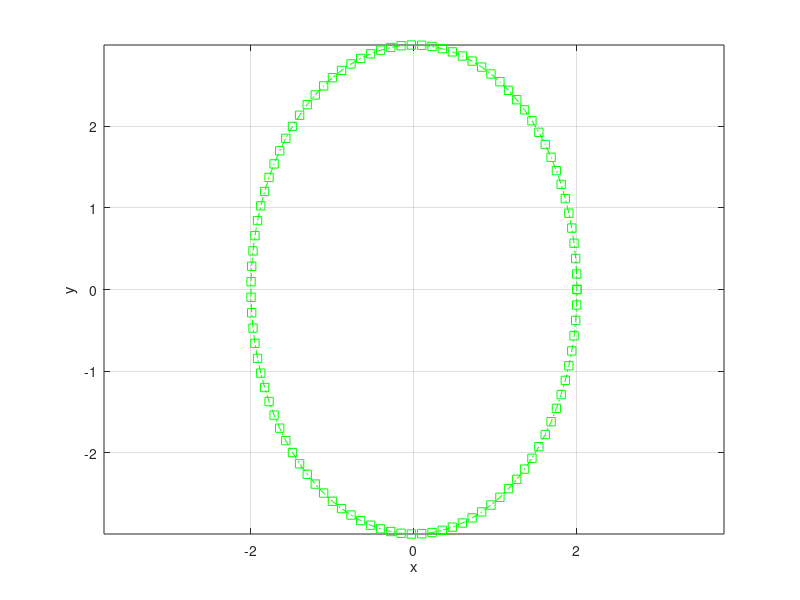
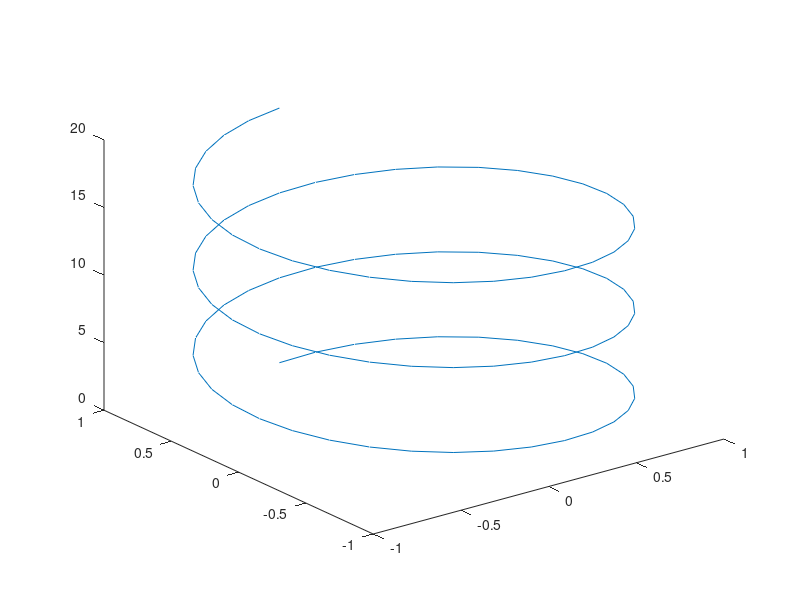
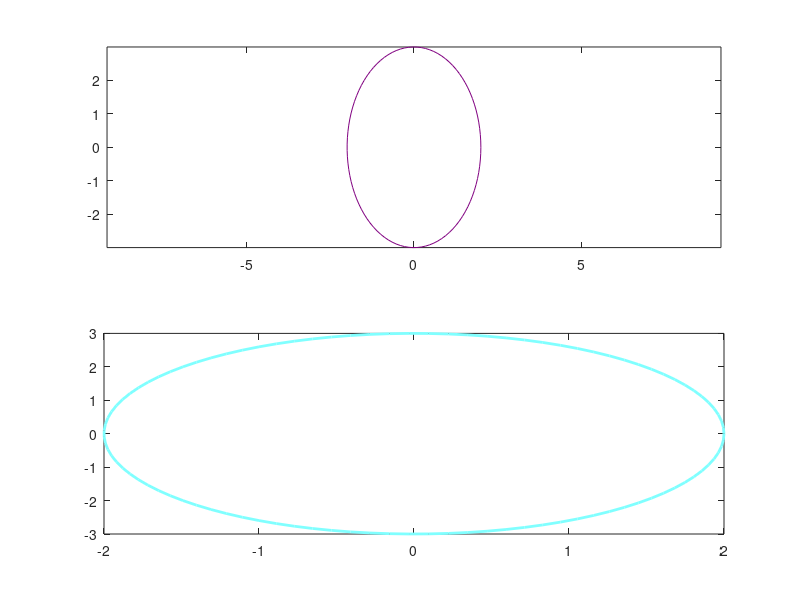

These figures' MATLAB source, in order:
clc;clear;close all force;
%a=2;b=3;save('input.mat');
%load input.mat %carrega arquivo no sistema
s=load('input.mat');    %carrega arquivo na variavel
%s.b
%s.a
t=linspace(0,2*pi,100);
x=s.a.*cos(t);
y=s.b.*sin(t);
figure;
plot(x,y);
plot(x,y,'o');
plot(x,y,':');
plot(x,y,'--x');
plot(x,y,'-.sg');
grid on;
xlabel('x');
ylabel('y');
axis equal;

t = linspace(0, 6*pi, 100);
st = sin(t);
ct = cos(t);
figure;
plot3(st,ct,t);

figure
subplot(2,1,1);
plot(x,y,'color',[0.5 0 0.5]);
axis equal
subplot(2,1,2);
plot(x,y,'linewidth',2,'color',[0.5 1 1]);

